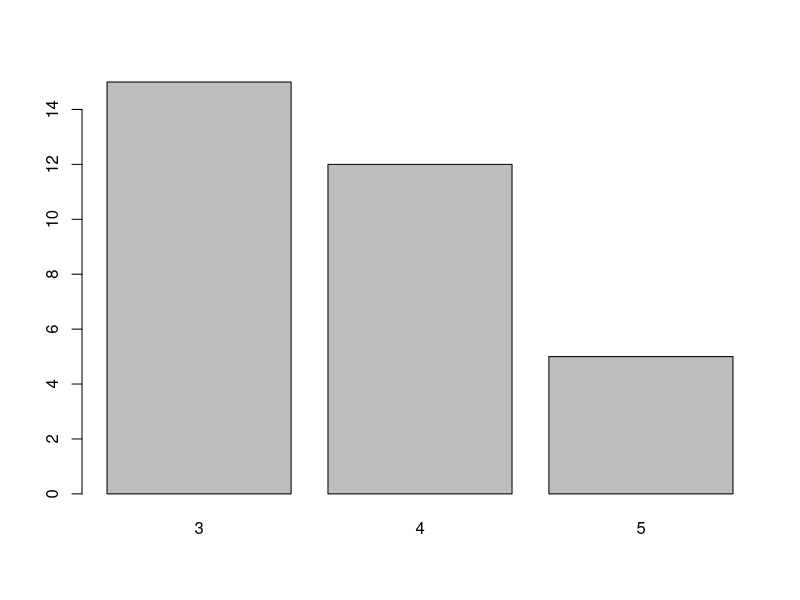
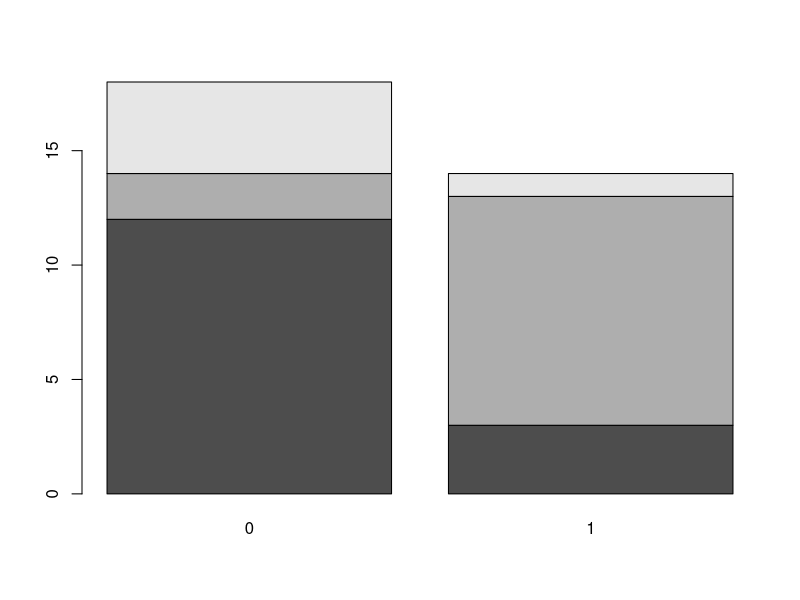
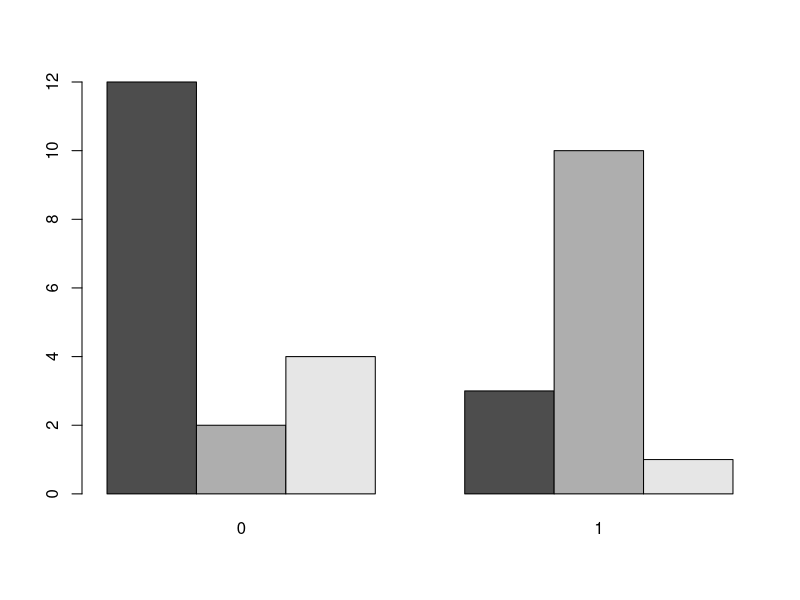
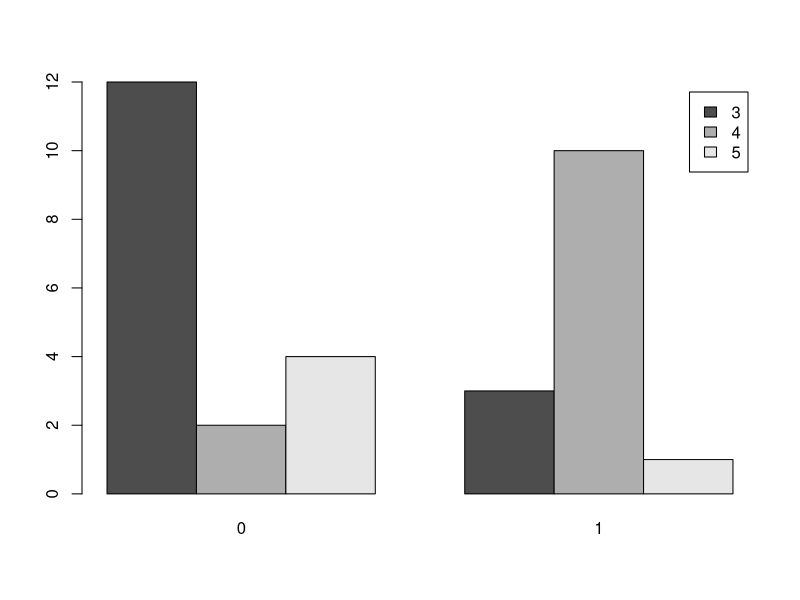
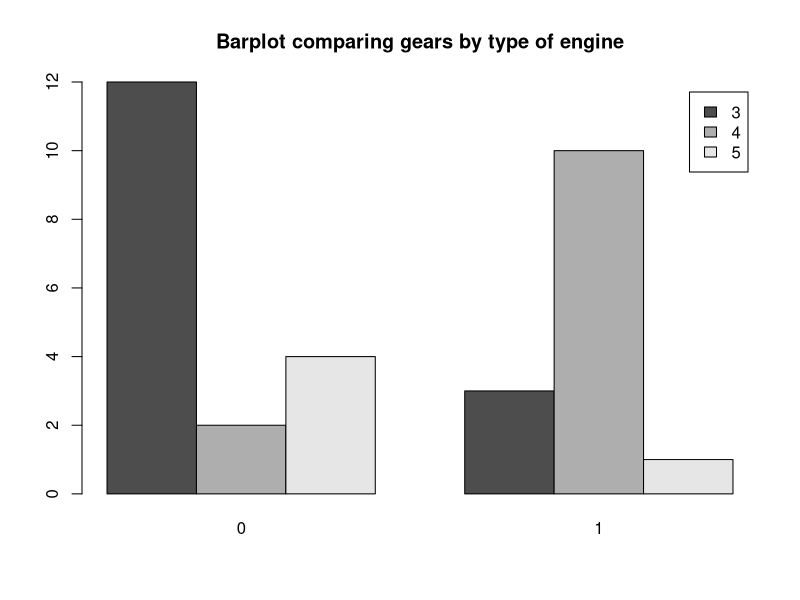

Write the R code that produced these figures, in order.
mtcars
head(mtcars)
nrow(mtcars)
table(mtcars$gear)
table(mtcars$gear) / length(mtcars$gear)
?mtcars
table(mtcars$gear, mtcars$vs)

# freq table
barplot(table(mtcars$gear))

tab <- table(mtcars$gear, mtcars$vs)
# contingency table
barplot(tab)
# want categories side by side , not stacked
barplot(tab,beside=TRUE)
# want legend to say categories
barplot(tab, beside=TRUE, legend=TRUE)

barplot(tab, beside=TRUE, legend=TRUE,
        main="Barplot comparing gears by type of engine")

install.packages("ggplot2")
